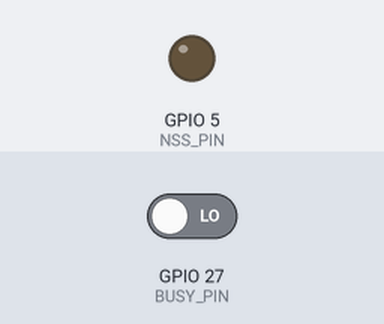
This program was run on a simulated ESP32. Shown: output pins drawn as LEDs (lit = HIGH). Inputs (shaded band) come from the test bench; at power-on: GPIO 27 (BUSY_PIN) LOW. Pins used as bus, display or sensor lines are not drawn; what the program prints to the serial monitor is not drawn.

Above: at 0.0 s.
At 1.7 s:
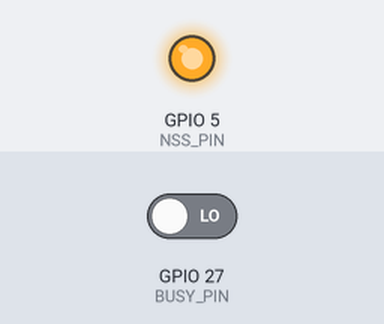
1.8 s: GPIO 27 (BUSY_PIN) driven HIGH
Timing chart, 0 to 4.8 s (numbered marks = the images above; inputs shaded):
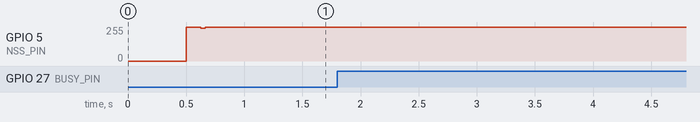

The program:

main.cpp
```cpp
#include <Arduino.h>
#include <SPI.h>

SPIClass spi(VSPI);

#define NSS_PIN   5
#define RST_PIN   14
#define DIO1_PIN  26
#define BUSY_PIN  27
#define RXEN_PIN  32
#define TXEN_PIN  33

// ── SPI helpers ─────────────────────────────────────────────────────
void waitBusy(uint32_t timeout = 5000) {
    uint32_t t = millis();
    while (digitalRead(BUSY_PIN)) {
        if (millis() - t > timeout) { Serial.println("[!] waitBusy timeout"); return; }
    }
}

void sx_cmd(uint8_t cmd, uint8_t* data = nullptr, uint8_t len = 0) {
    waitBusy();
    digitalWrite(NSS_PIN, LOW); delayMicroseconds(50);
    spi.transfer(cmd);
    for (uint8_t i = 0; i < len; i++) spi.transfer(data[i]);
    delayMicroseconds(50); digitalWrite(NSS_PIN, HIGH); delayMicroseconds(100);
}

void sx_read(uint8_t cmd, uint8_t* result, uint8_t rlen,
             uint8_t* params = nullptr, uint8_t plen = 0) {
    waitBusy();
    digitalWrite(NSS_PIN, LOW); delayMicroseconds(50);
    spi.transfer(cmd);
    for (uint8_t i = 0; i < plen; i++) spi.transfer(params[i]);
    for (uint8_t i = 0; i < rlen; i++) result[i] = spi.transfer(0x00);
    delayMicroseconds(50); digitalWrite(NSS_PIN, HIGH); delayMicroseconds(100);
}

void writeReg(uint16_t addr, uint8_t val) {
    waitBusy();
    digitalWrite(NSS_PIN, LOW); delayMicroseconds(50);
    spi.transfer(0x0D);
    spi.transfer((addr >> 8) & 0xFF);
    spi.transfer(addr & 0xFF);
    spi.transfer(val);
    delayMicroseconds(50); digitalWrite(NSS_PIN, HIGH); delayMicroseconds(100);
}

uint16_t getIrqStatus() {
    uint8_t buf[3];
    sx_read(0x12, buf, 3);
    return ((uint16_t)buf[1] << 8) | buf[2];
}

void clearIrq() {
    uint8_t p[2] = {0xFF, 0xFF};
    sx_cmd(0x02, p, 2);
}

// ── Init ─────────────────────────────────────────────────────────────
void sx1262_init() {
    digitalWrite(RST_PIN, LOW); delay(20);
    digitalWrite(RST_PIN, HIGH); delay(50);
    waitBusy(3000);

    // Standby RC
    uint8_t p[8];
    p[0] = 0x00; sx_cmd(0x80, p, 1); delay(10);

    // PacketType = LoRa
    p[0] = 0x01; sx_cmd(0x8A, p, 1); delay(5);

    // Frecuencia 915 MHz
    uint32_t frf = (uint32_t)(915000000.0 * (1 << 25) / 32000000.0);
    p[0]=(frf>>24)&0xFF; p[1]=(frf>>16)&0xFF;
    p[2]=(frf>> 8)&0xFF; p[3]=(frf    )&0xFF;
    sx_cmd(0x86, p, 4); delay(5);

    // TxParams: 14 dBm, ramp 200us
    p[0] = 14; p[1] = 0x04; sx_cmd(0x8E, p, 2);

    // ModulationParams: SF7, BW125, CR4/5
    p[0]=0x07; p[1]=0x04; p[2]=0x01; p[3]=0x00;
    sx_cmd(0x8B, p, 4);

    // PacketParams: preamble=8, header explícito, payload=255, CRC, IQ normal
    uint8_t pp[6] = {0x00, 0x08, 0x00, 0xFF, 0x01, 0x00};
    sx_cmd(0x8C, pp, 6);

    // SyncWord 0xAB → 0xA4 / 0xB4 en registros 0x0740-0x0741
    writeReg(0x0740, 0xA4);
    writeReg(0x0741, 0xB4);

    // *** CONFIGURAR IRQ ***
    // SetDioIrqParams: TxDone=bit0, RxDone=bit1, Timeout=bit9
    // Mask IRQ: 0x0201 → TxDone + Timeout en DIO1
    // p = [irqMask(2), dio1Mask(2), dio2Mask(2), dio3Mask(2)]
    uint8_t irqp[8] = {
        0x02, 0x01,   // IRQ mask: TxDone | Timeout
        0x02, 0x01,   // DIO1 mask: TxDone | Timeout
        0x00, 0x00,   // DIO2 mask: nada
        0x00, 0x00    // DIO3 mask: nada
    };
    sx_cmd(0x08, irqp, 8);

    clearIrq();
    Serial.println("[SX1262] Init OK ✅");
}

// ── TX ───────────────────────────────────────────────────────────────
void sx1262_transmit(const String& msg) {
    uint8_t p[4];
    uint8_t len = msg.length();

    // Standby antes de cargar buffer
    p[0] = 0x00; sx_cmd(0x80, p, 1); delay(5);

    clearIrq();

    // Escribir payload
    waitBusy();
    digitalWrite(NSS_PIN, LOW); delayMicroseconds(50);
    spi.transfer(0x0E); spi.transfer(0x00);
    for (uint8_t i = 0; i < len; i++) spi.transfer((uint8_t)msg[i]);
    delayMicroseconds(50); digitalWrite(NSS_PIN, HIGH); delayMicroseconds(100);

    // PacketParams con tamaño real
    uint8_t pp[6] = {0x00, 0x08, 0x00, len, 0x01, 0x00};
    sx_cmd(0x8C, pp, 6);

    // TXEN alto justo antes de SetTx
    digitalWrite(RXEN_PIN, LOW);
    digitalWrite(TXEN_PIN, HIGH);
    delayMicroseconds(100);

    // SetTx con timeout 3s
    uint32_t to = 192000;
    p[0]=(to>>16)&0xFF; p[1]=(to>>8)&0xFF; p[2]=to&0xFF;
    sx_cmd(0x83, p, 3);

    // Esperar por polling de IRQ (no depende de DIO1 físico)
    Serial.print("   Esperando IRQ");
    uint32_t t = millis();
    uint16_t irq = 0;
    while (millis() - t < 5000) {
        irq = getIrqStatus();
        if (irq & 0x0001) { // TxDone
            Serial.println("\n   TxDone ✅");
            clearIrq();
            digitalWrite(TXEN_PIN, LOW);
            return;
        }
        if (irq & 0x0200) { // Timeout
            Serial.println("\n   [!] Timeout IRQ del modulo");
            break;
        }
        Serial.print(".");
        delay(50);
    }

    // Debug: mostrar IRQ y status
    Serial.print("\n   IRQ Status: 0x"); Serial.println(irq, HEX);
    uint8_t status[2];
    sx_read(0xC0, status, 2);
    Serial.print("   Chip Status: 0x"); Serial.print(status[0], HEX);
    Serial.print(" 0x"); Serial.println(status[1], HEX);

    uint8_t mode = (status[1] >> 4) & 0x07;
    Serial.print("   Modo: ");
    switch(mode) {
        case 2: Serial.println("STDBY_RC"); break;
        case 5: Serial.println("RX"); break;
        case 6: Serial.println("TX ← sigue en TX, señal no sale"); break;
        default: Serial.println(mode); break;
    }

    clearIrq();
    digitalWrite(TXEN_PIN, LOW);
}

int counter = 0;

void setup() {
    Serial.begin(115200);
    delay(500);

    pinMode(NSS_PIN,  OUTPUT); digitalWrite(NSS_PIN, HIGH);
    pinMode(RST_PIN,  OUTPUT); digitalWrite(RST_PIN, HIGH);
    pinMode(BUSY_PIN, INPUT);
    pinMode(DIO1_PIN, INPUT);
    pinMode(RXEN_PIN, OUTPUT); digitalWrite(RXEN_PIN, LOW);
    pinMode(TXEN_PIN, OUTPUT); digitalWrite(TXEN_PIN, LOW);

    spi.begin(18, 19, 23, NSS_PIN);
    spi.setFrequency(2000000);

    sx1262_init();
}

void loop() {
    String msg = "Hola LoRa #" + String(counter++);
    Serial.print("[TX] " + msg + "\n");
    sx1262_transmit(msg);
    delay(3000);
}
```
